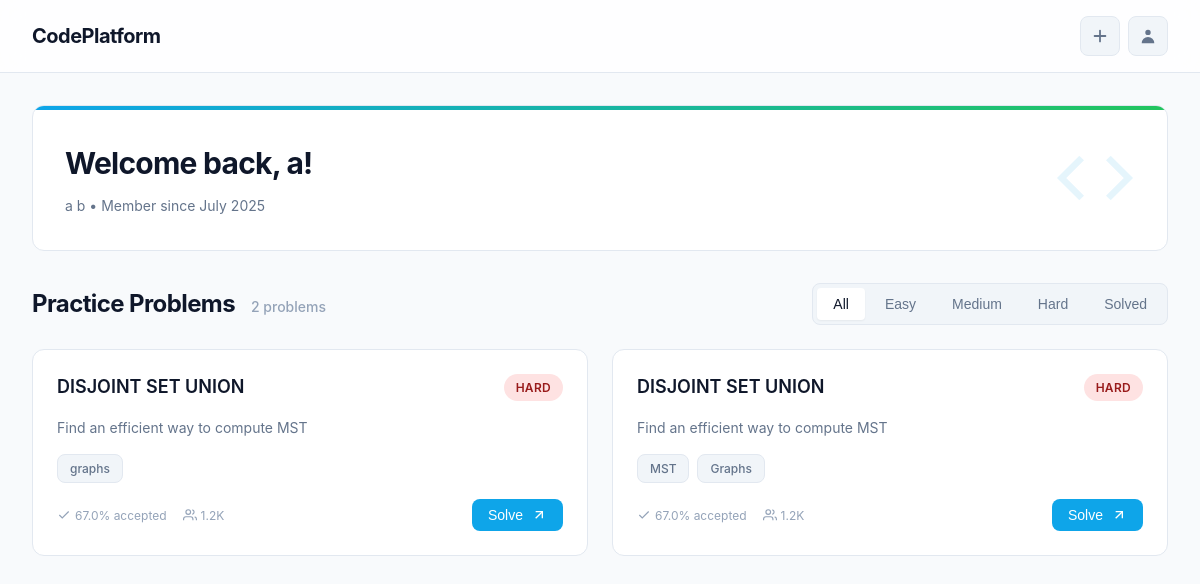
Page /home/11/problems (signed in) on the earlier database version.
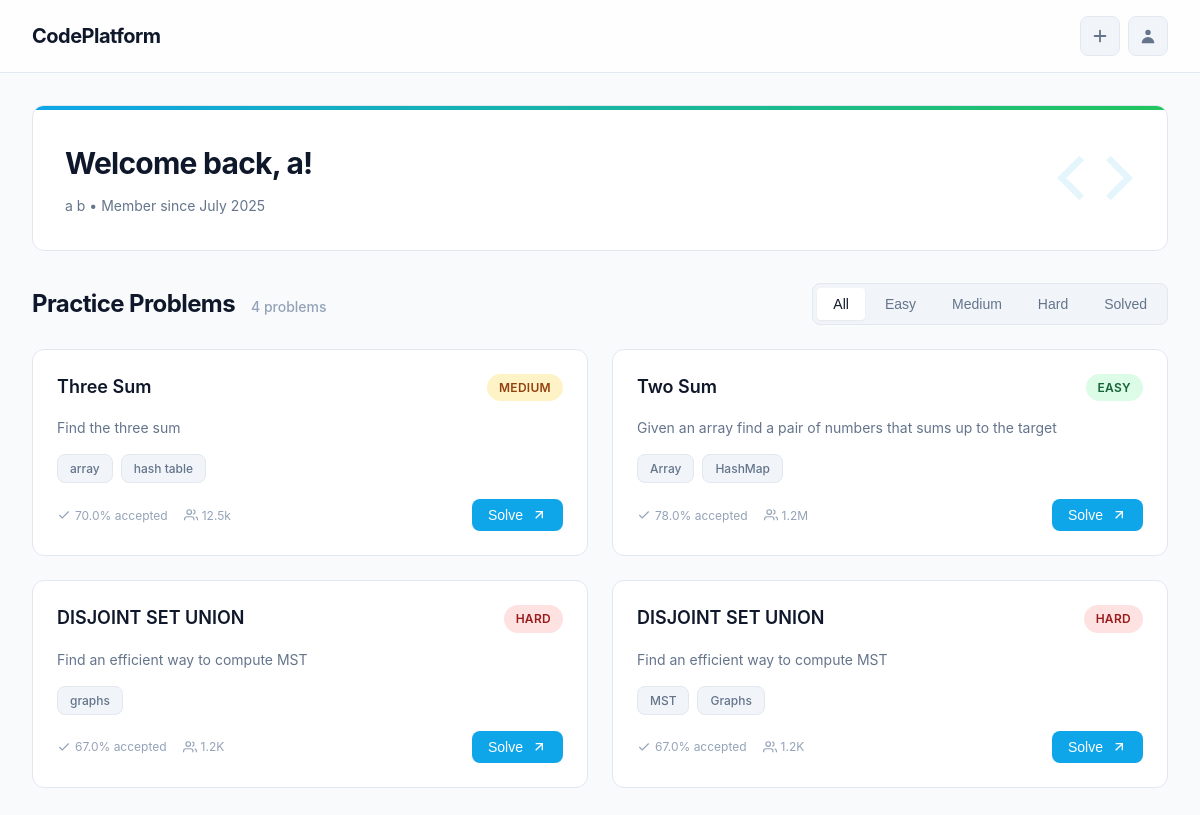
Same page on the later database version.
### problems/models.py (models this page shows, shortened)
class Problem(models.Model):
    DIFFICULTY_CHOICES = [
        ('Easy', 'Easy'),
        ('Medium', 'Medium'),
        ('Hard', 'Hard'),
    ]
    title = models.CharField(max_length=200)
    difficulty = models.CharField(max_length=20, choices=DIFFICULTY_CHOICES)
    description = models.TextField()
    tags = models.CharField(max_length=500, blank=True)  # Comma-separated
    languages = models.CharField(max_length=200, blank=True)  # Comma-separated
    acceptance_rate = models.DecimalField(max_digits=5, decimal_places=1, null=True, blank=True)
    submissions = models.CharField(max_length=50, blank=True)
    created_at = models.DateTimeField(auto_now_add=True)
    updated_at = models.DateTimeField(auto_now=True)
    examples = models.TextField(blank=True)  # Store as JSON or formatted text
    constraints = models.TextField(blank=True)
    follow_up = models.TextField(blank=True)
    python_template = models.TextField(blank=True)
    javascript_template = models.TextField(blank=True)
    java_template = models.TextField(blank=True)
    cpp_template = models.TextField(blank=True)
    c_template = models.TextField(blank=True)
    def get_tags_list(self):
        return [tag.strip() for tag in self.tags.split(',') if tag.strip()]
    class Meta:
        ordering = ['-created_at']

### problems/views.py (the view)
# urls.py: path('home/<int:id>/problems', render_problemspage, name = "problems-page"),
@login_required(login_url='login')
@never_cache
def render_problemspage(request, id):
    user = get_object_or_404(User, id=id)
    problems = Problem.objects.all()
    try:
        solved_problem_ids = Submission.objects.filter(
            user=user,
            verdict='Accepted'  # Adjust this based on your status choices
        ).values_list('problem_id', flat=True).distinct()
        solved_problem_ids = list(solved_problem_ids)
    except:
        solved_problem_ids = []
    print(solved_problem_ids)
    return render(request, "problems.html", {
        'user': user,
        'problems': problems,
        'solved_problem_ids': solved_problem_ids,
    })

### problems/templates/problems.html (shortened to what the changed rows need)
<!DOCTYPE html>
{% load static %}
<html lang="en">
<head>
    <link rel="stylesheet" href="{% static 'problems/style-new.css' %}">
</head>
<body>
    <div class="container">
        <div class="welcome-section">
            <div class="welcome-content">
                <h1>Welcome back, {{user.firstname}}!</h1>
            </div>
        </div>
        <div class="section-header">
            <div class="header-content">
                <h2 class="section-title">Practice Problems</h2>
                <span class="problem-count">{{ problems|length }} problems</span>
            </div>
        </div>
        <div class="problems-container">
            {% for problem in problems %}
                <div class="problem-card" data-difficulty="{{ problem.difficulty }}" data-problem-id="{{ problem.id }}" data-solved="{% if problem.id in solved_problem_ids %}true{% else %}false{% endif %}">
                    <div class="card-header">
                        <h3 class="problem-title">
                            {{ problem.title }}
                        </h3>
                        <span class="difficulty-badge difficulty-{{ problem.difficulty|lower }}">{{ problem.difficulty }}</span>
                    </div>
                    <p class="problem-description">
                        {{ problem.description|truncatewords:25 }}
                    </p>
                    {% if problem.get_tags_list %}
                        <div class="problem-tags">
                            {% for tag in problem.get_tags_list %}
                                <span class="tag">{{ tag }}</span>
                            {% endfor %}
                        </div>
                    {% endif %}
                    <div class="card-footer">
                        <div class="problem-stats">
                            {% if problem.acceptance_rate %}
                                <span class="stat">
                                    <svg viewBox="0 0 24 24" fill="none" stroke="currentColor" stroke-width="2">
                                        <polyline points="20,6 9,17 4,12"></polyline>
                                    </svg>
                                    {{ problem.acceptance_rate }}% accepted
                                </span>
                            {% endif %}
                            {% if problem.submissions %}
                                <span class="stat">
                                    <svg viewBox="0 0 24 24" fill="none" stroke="currentColor" stroke-width="2">
                                        <path d="M17 21v-2a4 4 0 0 0-4-4H5a4 4 0 0 0-4 4v2"></path>
                                        <circle cx="9" cy="7" r="4"></circle>
                                        <path d="M23 21v-2a4 4 0 0 0-3-3.87"></path>
                                        <path d="M16 3.13a4 4 0 0 1 0 7.75"></path>
                                    </svg>
                                    {{ problem.submissions }}
                                </span>
                            {% endif %}
                        </div>
                        <button class="solve-btn" data-problem-id="{{ problem.id }}">
                            <span>{% if problem.id in solved_problem_ids %}View Solution{% else %}Solve{% endif %}</span>
                            <svg viewBox="0 0 24 24" fill="none" stroke="currentColor" stroke-width="2">
                                <line x1="7" y1="17" x2="17" y2="7"></line>
                                <polyline points="7,7 17,7 17,17"></polyline>
                            </svg>
                        </button>
                    </div>
                </div>
            {% endfor %}
        </div>
    </div>
</body>
</html>

Differences in the rows shown:
added Problem: title "Three Sum", difficulty "MEDIUM", description "Find the three sum", get_tags_list "array" "hash table", acceptance_rate "70.0", submissions "12.5k", shows "Solve"
added Problem: title "Two Sum", difficulty "EASY", description "Given an array find a pair of numbers that sums up to the target", get_tags_list "Array" "HashMap", acceptance_rate "78.0", submissions "1.2M", shows "Solve"
Other differences:
text written by a page script: "2 problems" → "4 problems"
